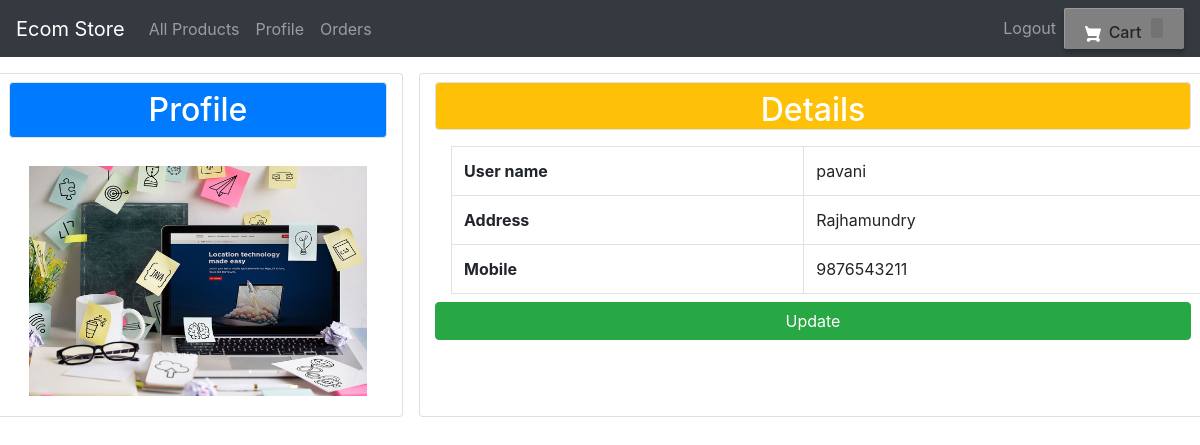
Page /my-profile (signed in) on the committed database.
### EcomApp/models.py (models this page shows, shortened)
class Customer(models.Model):
    user = models.OneToOneField(User, on_delete=models.CASCADE)
    profile_pic = models.ImageField(
        upload_to='profile_pic/CustomerProfilePic/', null=True, blank=True, default='profile_pic/project1.jpg')
    address = models.CharField(max_length=40)
    mobile = models.CharField(max_length=20, null=False)

### EcomApp/views.py (the view)
# urls.py: path('my-profile', views.myprofileview, name='my-profile'),
@login_required(login_url='customerlogin')
@user_passes_test(is_customer)
def myprofileview(request):
    customer = models.Customer.objects.get(user_id=request.user.id)
    return render(request, 'EcomApp/myprofile.html', {'customer': customer})

### EcomApp/views.py (called while the page is built)
def is_customer(user):
    return user.groups.filter(name='CUSTOMER').exists()

### EcomApp/templates/EcomApp/myprofile.html
{% extends 'EcomApp/hbase.html' %}
{% load static %}
{% block content %}
<div class="row mt-3">
		<div class="card col-md-4 mx-2">
			<h2 class="bg-primary text-white text-center p-2 border rounded my-2">Profile</h2>
			<div class="card-body">
				<img src="{% static customer.profile_pic.url %}" height="230px" width="100%">
			</div>
		</div>
        <div class="card col-md mx-2">
            <h2 class="bg-warning text-white text-center pt-2 border rounded my-2">Details</h2>
            <table class="table table-bordered mx-3 my-2">
              <tr>
                  <th>User name</th>
                  <td>{{request.user}}</td>
              </tr>
              <tr>
                  <th>Address</th>
                  <td>{{customer.address}}</td>
              </tr>
              <tr>
                  <th>Mobile</th>
                  <td>{{customer.mobile}}</td>
              </tr>
          </table>
          <a href="{% url 'edit-profile' %}" class="btn btn-success">Update</a>
        </div>
      </div>
{% endblock content %}

### rows in the picture
Customer: profile_pic (picture), address "Rajhamundry", mobile "9876543211"

### other values in the picture
{{ request.user }} "pavani"
